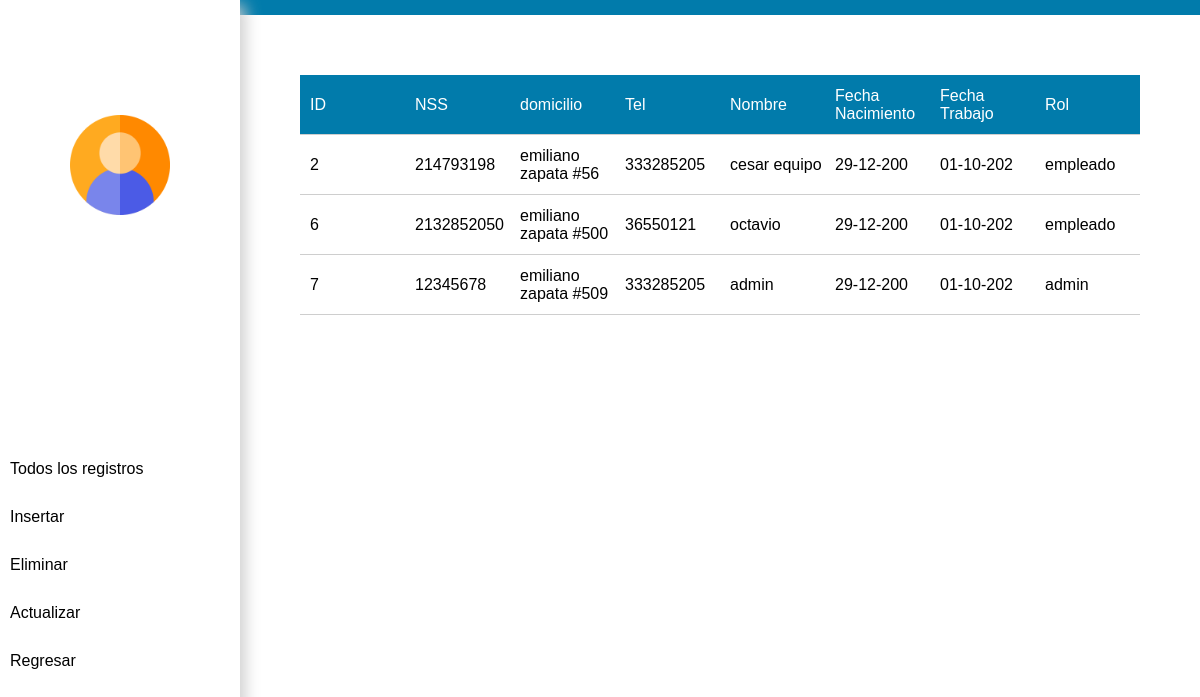
The page /biblioteca_/empleado/registros.php on the database its author committed.
### tables this page shows
CREATE TABLE `empleado` (
  `id` int(11) NOT NULL,
  `NSS` varchar(15) NOT NULL,
  `Domicilio` varchar(50) NOT NULL,
  `Telefono` varchar(10) NOT NULL,
  `Nombre` varchar(40) NOT NULL,
  `FechaNacimiento` varchar(10) NOT NULL,
  `FechaInicioTrabajo` varchar(10) NOT NULL,
  `pass` varchar(10) NOT NULL,
  `rol` varchar(10) DEFAULT NULL
);

### biblioteca_/empleado/querys/select.php (the view, shortened to what this page needs)
<?php
function registros(){
$conexion = conexion();
$sql = "SELECT * FROM empleado";
$datos = $conexion->query($sql);
if($datos->num_rows > 0){
   while($row = $datos->fetch_assoc()){
      $id = $row['id'];
      $nss = $row['NSS'];
      $domicilio = $row['Domicilio'];
      $tel = $row['Telefono'];
      $nombre = $row['Nombre'];
      $fecha_nac = $row['FechaNacimiento'];
      $fecha_tra = $row['FechaInicioTrabajo'];
      $rol = $row['rol'];
      echo("
      <div class='content'>
        <div>$id</div>
        <div>$nss</div>
        <div>$domicilio</div>
        <div>$tel</div>
        <div>$nombre</div>
        <div>$fecha_nac</div>
        <div>$fecha_tra</div>
        <div>$rol</div>
      </div>
      ");
   }
}
}
?>

### biblioteca_/empleado/style.css (style rules this page uses)
* { margin: 0; padding: 0; box-sizing: border-box; }
body * { font-family:Arial, Helvetica, sans-serif; text-decoration: none; }
.content { display:flex; }
.content div { display: flex; justify-content:left; align-items: center; width: 12.5%; height: 60px; padding-left: 10px; overflow:hidden; border-bottom: solid 1px #cecece; }

### rows shown on the page
empleado: id "2", NSS "214793198", Domicilio "emiliano zapata #56", Telefono "333285205", Nombre "cesar equipo", FechaNacimiento "29-12-200", FechaInicioTrabajo "01-10-202", rol "empleado"
empleado: id "6", NSS "2132852050", Domicilio "emiliano zapata #500", Telefono "36550121", Nombre "octavio", FechaNacimiento "29-12-200", FechaInicioTrabajo "01-10-202", rol "empleado"
empleado: id "7", NSS "12345678", Domicilio "emiliano zapata #509", Telefono "333285205", Nombre "admin", FechaNacimiento "29-12-200", FechaInicioTrabajo "01-10-202", rol "admin"
